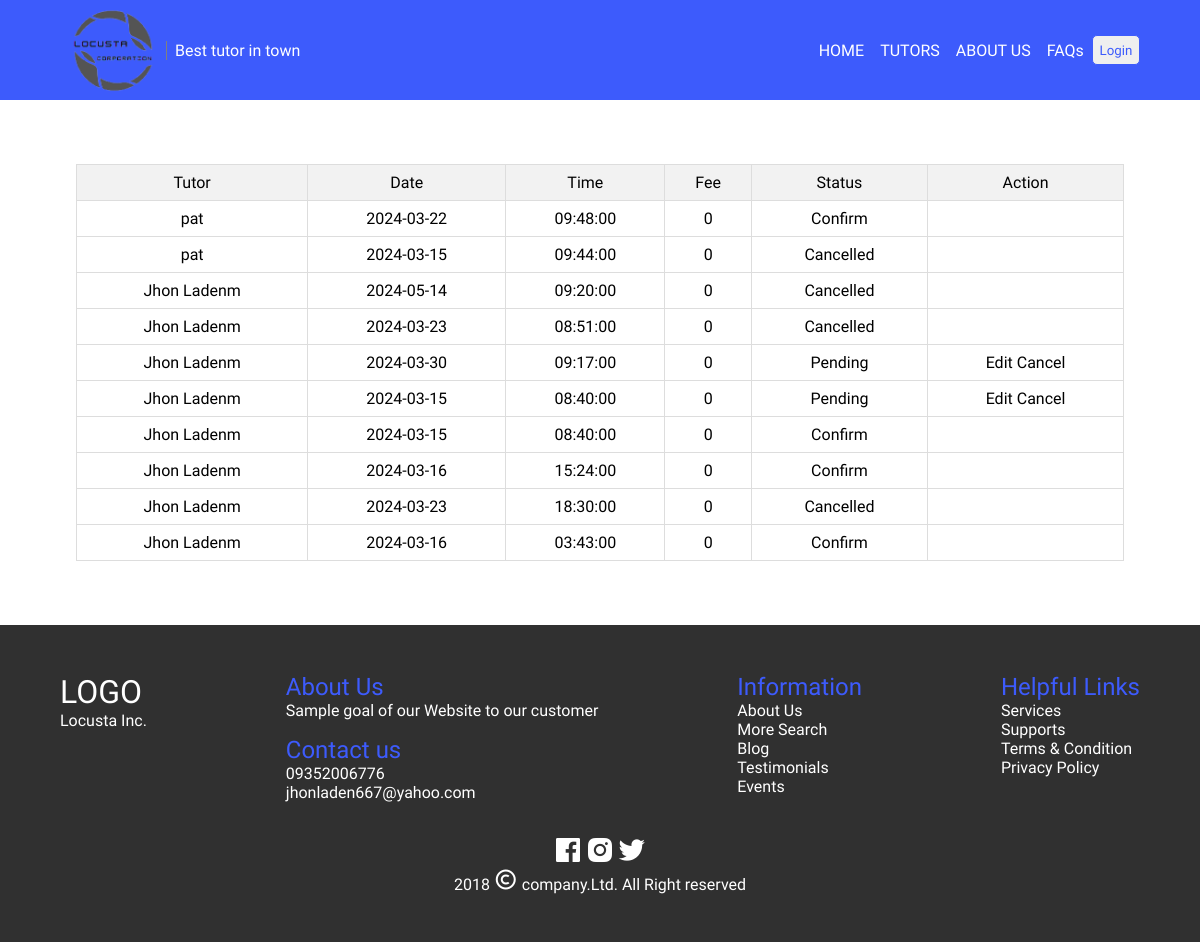
The app's page /learner/learner-profile.php with its own data.
### tables this page shows
CREATE TABLE `schedule` (
  `schedule_id` int(11) NOT NULL,
  `tutor_id` int(11) NOT NULL,
  `learner_id` int(11) NOT NULL,
  `date` date NOT NULL,
  `time` time NOT NULL,
  `fee` int(11) NOT NULL,
  `status` varchar(255) NOT NULL,
  `date_created` varchar(255) NOT NULL DEFAULT current_timestamp(),
  `date_updated` varchar(255) NOT NULL DEFAULT current_timestamp()
);

CREATE TABLE `tutor` (
  `id` int(11) NOT NULL,
  `username` varchar(255) NOT NULL,
  `password` varchar(255) NOT NULL,
  `firstname` varchar(255) NOT NULL,
  `middlename` varchar(255) NOT NULL,
  `lastname` varchar(255) NOT NULL,
  `phone` int(20) NOT NULL,
  `address` varchar(255) NOT NULL,
  `age` int(2) NOT NULL,
  `type` varchar(255) NOT NULL DEFAULT 'tutor'
);

### classes/schedule.class.php (called while the page is built, shortened)
<?php
require_once 'database.php';
class Schedule{
    protected $db ;
    function __construct(){
        $this->db = new Database();
    }
    function show(){
        $sql = "SELECT schedule.*, tutor.firstname AS tutor_firstname, learner.firstname AS learner_firstname
                FROM schedule
                INNER JOIN tutor ON schedule.tutor_id = tutor.id
                INNER JOIN learner ON schedule.learner_id = learner.id
                ORDER BY schedule.date_created DESC";
        $query = $this->db->connect()->prepare($sql);
        $data = array();
        if($query->execute()){
            $data = $query->fetchAll(PDO::FETCH_ASSOC);
        }
        return $data;
    }
}
?>

### classes/database.php (called while the page is built)
<?php
    class Database{
        public $host = 'locahost';
        public $username = 'root';
        public $password = '';
        public $database = 'tutor_appointment';
        protected $connection ;
        function connect(){
            try {
                $this->connection = new PDO("mysql: host= $this->host;dbname=$this->database",$this->username, $this->password);
            }catch(PDOException $e){
                echo 'connection error'. $e->getMessage();
            }
            return $this->connection;
        }
    }
?>

### learner/learner-profile.php (the view, shortened to what this page needs)
<?php
    require_once "../includes/header.php";
?>
    <main>
        <div class="record-container container">
        <table>
    <thead>
        <tr>
            <th>Tutor</th>
            <th>Date</th>
            <th>Time</th>
            <th>Fee</th>
            <th>Status</th>
            <th>Action</th>
        </tr>
    </thead>
    <tbody>
    <?php
    require_once '../classes/schedule.class.php';
    $schedule = new Schedule();
    $accounts = $schedule->show();
    if(empty($accounts)){
    ?>
         <tr class = "empty-record">
            <td colspan="5" >RECORD IS EMPTY</td>
        </tr>
    <?php
    }else{
        foreach ($accounts as $keys => $value) {
    ?>
            <tr>
                <td><?php echo $value['tutor_firstname']?></td>
                <td><?php echo $value['date']?></td>
                <td><?php echo $value['time']?></td></td>
                <td><?php echo $value['fee']?></td></td>
                <td ><?php echo $value['status']?></td></td>
                <td class="action">
                    <?php
                        if($value['status'] == 'Pending'){
                    ?>
                            <a href="appointment.php?tutor_id=<?php echo $value['tutor_id']?>">Edit</a>
                            <a href="learner-profile.php?schedule_id=<?php echo $value['schedule_id']?>">Cancel</a>
                    <?php
                        }
                    ?>
                </td>
            </tr>
    <?php
        }
    }
     ?>
    </tbody>
</table>
        </div>
    </main>
<?php
    require_once "../includes/footer.php";
?>

### css/reusable.css (style rules this page uses)
:root { --h-text: #3D5BFC; --dark-2: #1a1f27; --text-color: #a5a9ac; --secondary-color: #c48af9; --blue-berry: #2d3b41; --sea: #1da5ff; --font-color: #62646a; --gold: #ffbe5b; --trans-05: all 0.5s ease; --trans-04: all 0.4s ease; --trans-03: all 0.3s ease; --trans-02: all 0.2s ease; --trans-01: all 0.1s ease; }
* { margin: 0; padding: 0; font-weight: 400; box-sizing: border-box; font-family: 'Assistant' ; }
a { text-decoration: none; color: inherit; }
.container { width: 90%; max-width: 1290px; margin: 0 auto; }

### css/style.css (style rules this page uses)
main { position: relative; top: 100px; }

### css/learner-profile.css (style rules this page uses)
.record-container { height: 100%; min-height: 500px; max-height: 1000px; padding: 4em 1em; }
.record-container table { width: 100%; border-collapse: collapse; }
.record-container th, td { border: 1px solid #dddddd; text-align: center; padding: 8px; }
.record-container th { background-color: #f2f2f2; }

### css/tutor-schedule.css (style rules this page uses)
.schedule-container th, td { border: 1px solid #dddddd; text-align: center; padding: 8px; }

### records on screen
schedule: tutor.firstname "pat", date "2024-03-22", time "09:48:00", fee "0", status "Confirm"
schedule: tutor.firstname "pat", date "2024-03-15", time "09:44:00", fee "0", status "Cancelled"
schedule: tutor.firstname "Jhon Ladenm", date "2024-05-14", time "09:20:00", fee "0", status "Cancelled"
schedule: tutor.firstname "Jhon Ladenm", date "2024-03-23", time "08:51:00", fee "0", status "Cancelled"
schedule: tutor.firstname "Jhon Ladenm", date "2024-03-30", time "09:17:00", fee "0", status "Pending"
schedule: tutor.firstname "Jhon Ladenm", date "2024-03-15", time "08:40:00", fee "0", status "Pending"
schedule: tutor.firstname "Jhon Ladenm", date "2024-03-15", time "08:40:00", fee "0", status "Confirm"
schedule: tutor.firstname "Jhon Ladenm", date "2024-03-16", time "15:24:00", fee "0", status "Confirm"
schedule: tutor.firstname "Jhon Ladenm", date "2024-03-23", time "18:30:00", fee "0", status "Cancelled"
schedule: tutor.firstname "Jhon Ladenm", date "2024-03-16", time "03:43:00", fee "0", status "Confirm"
